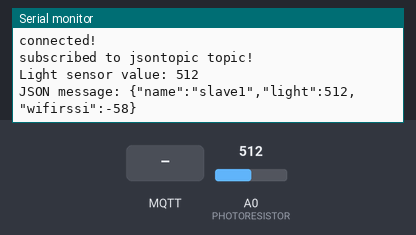
This sketch was run on a simulated ESP8266 (NodeMCU). On the bench: the last lines printed to the serial monitor. The inputs (shaded band) are chosen by the test bench; at power-on: A0 (PHOTORESISTOR) = 512. WiFi joins after 1.5 s; servers stay silent unless stated; no MQTT or app messages arrive unless stated.

Above: at 5.8 s.
5.9 s: MQTT message "1" arrives on the first subscribed topic
At 6.7 s:
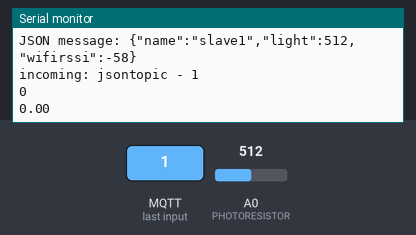
7.4 s: MQTT message "on" arrives on the first subscribed topic
At 7.8 s:
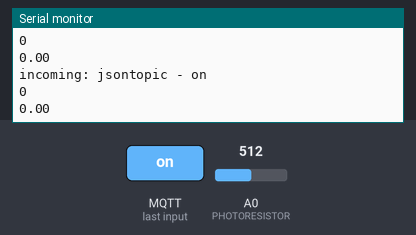
8.9 s: MQTT message "off" arrives on the first subscribed topic
At 11.0 s:
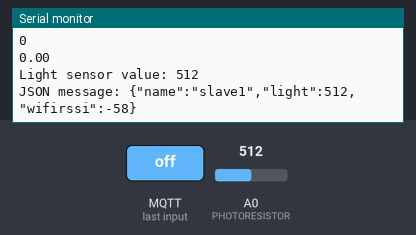

Measured:
- after the input at 5.9 s, the serial monitor: prints a new line at once (image 1)
- after the input at 7.4 s, the serial monitor: prints a new line at once (image 2)
- after the input at 8.9 s, the serial monitor: prints a new line at once (image 3)

The sketch:

slave.ino
```cpp
#define PHOTORESISTOR A0             // photoresistor pin
#define PHOTORESISTOR_THRESHOLD 128  // turn led on for light values lesser than this

#include <ArduinoJson.h>
#include "secrets.h"
#include <ESP8266WiFi.h>
#include <MQTT.h>

// network definition
char ssid[] = SECRET_SSID;   // your network SSID (name)
char pass[] = SECRET_PASS;   // your network password
IPAddress ip(IP);
IPAddress subnet(SUBNET);
IPAddress dns(DNS);
IPAddress gateway(GATEWAY);
char mqtt_broker[] = "iot.histella.myds.me";

// Client MQTT and WiFI
MQTTClient client;
WiFiClient net;

unsigned long tempo;

void setup()
{
  client.begin(mqtt_broker,1883, net);
  client.onMessage(messageReceived);

  Serial.begin(115200);
  Serial.println("\n\nSetup completed.\n\n");

}

void loop()
{
  tempo = millis();
  // connect to WiFi (if not already connected)
  connectToWiFi();

  if (!client.connected()) {
    connect_to_mqtt();
  }
  client.loop(); //MQTT client loop

  //every 10 sencond send light sensor value
  if (tempo % 10000 == 0){
    static unsigned int lightSensorValue;

    lightSensorValue = analogRead(PHOTORESISTOR);   // read analog value (range 0-1023)
    Serial.print("Light sensor value: ");
    Serial.println(lightSensorValue);

    const int capacity = JSON_OBJECT_SIZE(3);
    StaticJsonDocument<capacity> doc;;
    doc["name"] = "slave1";
    doc["light"] = lightSensorValue;
    doc["wifirssi"] = WiFi.RSSI();
    char buffer[128];
    size_t n = serializeJson(doc, buffer);
    Serial.print("JSON message: ");
    Serial.println(buffer);
    client.publish("jsontopic", buffer, n);
  }

}

void printWifiStatus() {

  Serial.print("SSID: ");
  Serial.println(WiFi.SSID());

  // print your board's IP address:
  IPAddress ip = WiFi.localIP();
  Serial.print("IP Address: ");
  Serial.println(ip);

  // print the received signal strength:
  long rssi = WiFi.RSSI();
  Serial.print("signal strength (RSSI):");
  Serial.print(rssi);
  Serial.println(" dBm");
  Serial.println(WiFi.macAddress());
}

void connectToWiFi() {

  // wifi connection
  if (WiFi.status() != WL_CONNECTED) {
    Serial.print("Attempting to connect to SSID: ");
    Serial.println(SECRET_SSID);

    while (WiFi.status() != WL_CONNECTED) {
      //WiFi.config(ip, dns, gateway, subnet);
      WiFi.mode(WIFI_STA);
      WiFi.begin(SECRET_SSID, SECRET_PASS);
      Serial.print(".");
      delay(5000);
    }
    Serial.println("\nConnected");
    printWifiStatus();
  }
}

void connect_to_mqtt() {

  Serial.print("\nconnecting to MQTT broker...");
  while (!client.connect("slave1", "mqtt", "2MFfprU2W")) { // client ID, username, password
    Serial.print(".");
    delay(1000);
  }

  Serial.println("\nconnected!");

  client.subscribe("jsontopic");
  Serial.println("\nsubscribed to jsontopic topic!");
}

void messageReceived(String &topic, String &payload) {
  Serial.println("incoming: " + topic + " - " + payload);
  StaticJsonDocument<128> doc;
  deserializeJson(doc, payload);

  const char* name = doc["name"];
  Serial.println(name);

  const int li = doc["light"];
  Serial.println(li);

  const float rssi = doc["wifirssi"];
  Serial.println(rssi);


}
```

secrets.h
```cpp
#define SECRET_SSID ""
#define SECRET_PASS ""

#define IP {192, 168, 1, 100}                    // IP address
#define SUBNET {255, 255, 255, 0}                // Submet mask
#define DNS {149, 132, 2, 3}                     // DNS
#define GATEWAY {149, 132, 182, 1}               // Gateway
```
